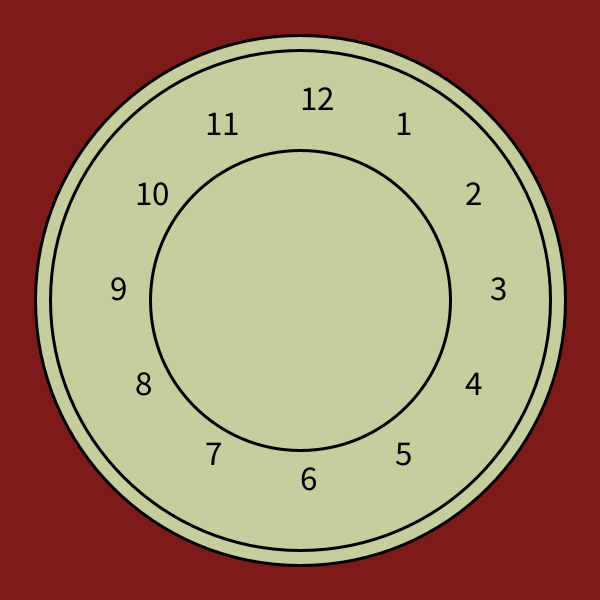
Frame 1 (no input)
Frame 60 (the mouse pressed at the canvas centre just before this capture): identical to frame 1, image omitted
Frame 120 (the mouse held since frame 60 and released just before this capture): blank canvas, image omitted

The Processing sketch that drew this single still picture (run headless with seeded random() and noise(); from frame 60 on, the mouse is pressed at the canvas centre):

// Processing sketch: processing_144266
// ── processing_144266.pde


float x,y;
void setup(){

size(600,600);
smooth();
strokeWeight(3);
textSize(35);   //sige pont size
x=width/2;
y=height/2;
}
  
void draw(){
background(125, 26, 26);
drawclock();
}

 
void drawclock(){
  fill(200,205,158);          //sige col.or   rgbx2.3
   ellipse(x,y,530,530);
  ellipse(x,y,500,500);
  ellipse(x,y,300,300);
 

  drawNumbers();
  
  



  if( mousePressed ){
    background( 0 );
  }


   
  float d = dist( pmouseX, pmouseY, mouseX, mouseY );
  if( d < 3 ){
    return;
  }
   
  float x1 = ( pmouseX + mouseX ) / 2;
  float y1 = ( pmouseY + mouseY ) / 2;
   
  d /= 2;
   
  for( int i = 0 ; i < int(d); i++ ){
    float xx = x1 + random( -d, d );
    float yy = y1 + random( -d, d );
    fill( random(0.95, 1 ), random( 0.5, 1 ), random(0.5, 1 ) );
    float s = random( 1, d/3 ) * 2;
     
    ellipse( xx, yy, s, s );



  }


   if (mousePressed) {
    fill(random(700), random(255), random(255), random(255)); 
    ellipse(X, Y, 2000, 2000);
  }
 
float s_angle=map(second(),0,60,0,TWO_PI);
pushMatrix();
translate(x,y);
rotate(s_angle);
stroke(3); //banel col.or
line(0,0,0,-200);
popMatrix();
float M_angle=map(minute(),0,60,0,TWO_PI);
pushMatrix();
translate(x,y);
rotate(M_angle);
stroke(100,61,61); //banel col.or
line(0,0,0,-100);
popMatrix();
float h_angle=map(hour(),0,60,0,TWO_PI);
pushMatrix();
translate(x,y);
rotate(h_angle);
stroke(255,30,100); // banel col.or (back)
line(0,0,0,-150);
popMatrix();
}
void drawNumbers(){
  float r=190;
  float inc=TWO_PI/12;
  for (int i=1; i<=12; i++){
    float xn=x+cos (i*inc-HALF_PI)*r;
    float yn= y+sin(i*inc-HALF_PI)*r;
    fill(0);
    text(i,xn,yn);
    

   
  }}

  
